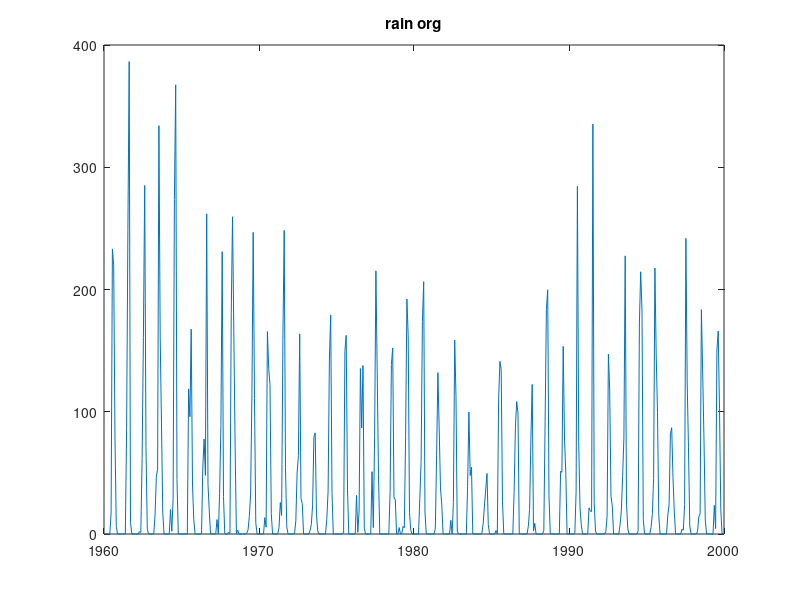

Reproduce this figure in MATLAB. (Note: this script raises an error after producing the figure.)
%
% Time series analysis
% Assignment 
%
%
clear; 
close all;
% addpath('functions', '/data')         % Add this line to update the path
addpath('../functions', '../data')      % Add this line to update the path (Hanna)
%% 1. Introduction to the data
clear
close all
clc

load proj23.mat
%% 2.1: Studying the rain (org) data for El-Geneina
close all; 

% Saving data in new variables
rain_org = ElGeneina.rain_org;
rain_org_t = ElGeneina.rain_org_t;
rain = ElGeneina.rain;
rain_t = ElGeneina.rain_t;

%% 2.1.1: Gaussian analysis of original rain data
nbrLags = 50;
figure(1)
plot(rain_org_t, rain_org)
title('rain org')
figure(2)
lambda_max = bcNormPlot(rain_org,1)
title('Box Cox plot of rain org')

fprintf('The Box-Cox curve is maximized at %4.2f. This is very close to zero, and thus suggests that a log-transform might be helpful.\n', lambda_max)
checkIfNormal(rain_org, 'ElGeneina rain org')

% Looking at the Normal probability plot. The rain_org data does not look gaussian at all.
% Looking at the BJ curve we see a maximization close to zeo -> suggesting
% a log transform might be helpful
%% 2.1.1: Gaussian analysis of original rain data
% Adding constant and log transforming the data
close all; 

% Adding constant to data 
constant = 1;
rain_org_c = rain_org + constant;

% Log transforming data with constant
log_rain_org = log(rain_org_c);

% Plotting the log_rain_org data
nbrLags = 50
figure(1)
plot(rain_org_t, log_rain_org)
checkIfNormal(log_rain_org, 'ElGeneina rain_org')

% It is still not Gaussian, but we look away and say yey 
%% 2.1.1: Gaussian analysis of original rain data
% Removing the mean 
log_rain_org_m  = log_rain_org - mean(log_rain_org);

% Plotting the log_rain_org data
nbrLags = 50;
figure(3)
plot(rain_org_t, log_rain_org_m)
checkIfNormal(log_rain_org_m, 'ElGeneina rain_org')
 
%% 2.1.2: Finding a reasonable initial a1
% We want to model our rain as an AR(1) and reconstruct the rain
% using a Kalman filter. To get an idea of what the a parameter in the
% AR(1) process could be, we start by trying to model our log_rain_org as an
% AR(1) to get an idea
close all; 

% We do a basic plot
basicPlot(log_rain_org, nbrLags, 'log rain org')
% See a lot of seasonality in ACF, disregard this and try to model as AR(1)

model_init = idpoly([1 0], [], []);
data = iddata(log_rain_org);
model_ar = pem(data, model_init);
present(model_ar)
res = myFilter(model_ar.c, model_ar.a, log_rain_org);
basicPlot(res, nbrLags, 'res');
%% 2.1.3: Kalman reconstruction
% Now that we are done with transforming the data, lets define it as y for
% simplicity 
close all;

y = log_rain_org;

% Define the state space equations.
a1 = 0.9;
A = [a1 0 0; 1 0 0; 0 1 0];    
Re = [1e-2 0 0; 0 1e-6  0; 0 0 1e-2];           % try different values
Rw = 0.5;                                         % try different values

% Set some initial values
xt_t1 = [0 0 0]';                               % Initial state values for rain denser time scale
Rxx_1 = 10 * eye(3);                            % Initial state variance: large V0 --> small trust in initial values

% Vectors to store values in
N = length(log_rain_org);
Xsave = zeros(3,N);                             % Stored states: We have three hidden states (a1 is assumed known)
ehat = zeros(3,N);                              % Prediction residual (??? is this right) 

for t=1:N
    Ct = [1 1 1];                               % C_{t | t-1}
    yhat(t) = Ct * xt_t1;                       % y_t{t | t-1} 
    ehat(t) = y(t) - yhat(t);                   % e_t = y_t - y_{t | t-1}

    % Update
    Ryy = Ct * Rxx_1 * Ct' + Rw;                % R^{yy}_{t | t-1}
    Kt = Rxx_1 * Ct' / Ryy;                     % K_t = Rxx{t| t-1} * Ct' * Ryy{t | t-1}
    xt_t = xt_t1 + Kt*ehat(t);                  % x_{t | t}
    Rxx = Rxx_1 - Kt * Ct * Rxx_1;              % R^{xx}_{t | t}

    % Predict the next state
    xt_t1 = A * xt_t;                           % x_{t+1 | t} this is our AR(1) process 
    Rxx_1 = A * Rxx * A' + Re;                  % R^{xx}_{t+1 | t}
       
    Xsave(:,t) = xt_t;
end

% We would like to store this in an vector as in the interpolated case 
rain_kalman = zeros(length(Xsave(1,:))*length(Xsave(:,1)),1);
k = 1; 
for T=1:length(Xsave(1,:))
    for t=1:length(Xsave(:,1))
        rain_kalman(k) = Xsave(t,T);
        k = k+1; 
    end

end

%% 
figure(1);
subplot(311);
plot(rain_t, rain_kalman)
subplot(312);
plot(rain_org_t, log_rain_org)
subplot(313);
plot(rain_t, log(rain+constant))

sum(rain_kalman(rain_kalman>0))   % not removed mean
sum(log_rain_org)                 % not removed mean

%% Do we like negative rain? NO -> one option is to put to zero, other to move up? 
% here lets try putting it to zero :) 
close all;

rain_kalman_pos = zeros(length(rain_kalman),1)
for t=1:length(rain_kalman_pos)
    if rain_kalman(t) < 0
        rain_kalman_pos(t) = 0;
    else 
        rain_kalman_pos(t) = rain_kalman(t);
    end
end

figure(1);
subplot(311);
hold on
plot(rain_t, rain_kalman_pos)
scatter(rain_t, rain_kalman_pos)
hold off
subplot(312);
hold on
plot(rain_org_t, log_rain_org)
scatter(rain_org_t, log_rain_org)
hold off
subplot(313);
hold on
plot(rain_t, log(rain+constant))
scatter(rain_t, log_rain)
hold off

sum(rain_kalman_pos)
sum(log_rain_org)

%%
close all; 


log_data = log(ElGeneina.rain_org);
new_data = zeros(length(log_data),1);
for t=1:length(new_data)
    if log_data(t) == -inf 
        new_data(t) = 0;
    else 
        new_data(t) = log_data(t);
    end
end

plot(new_data)
basicPlot(new_data, nbrLags, 'Log ElGeneina.rain_org')

